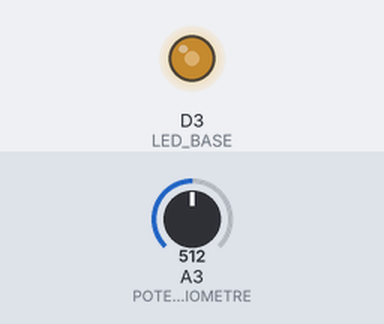
Recording of a program running on a simulated Arduino MKR. On the bench: output pins drawn as LEDs (lit = HIGH). The test bench sets the inputs (shaded band); at power-on: A3 (POTENTIOMETRE) = 512.

Above: at 1.2 s.
1.3 s: A3 (POTENTIOMETRE) set to 716
At 1.6 s:
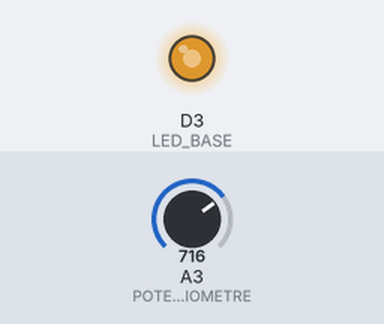
2.8 s: A3 (POTENTIOMETRE) set to 900
At 3.9 s:
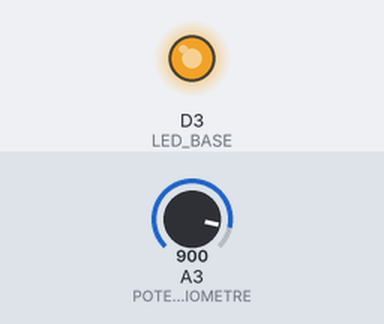
4.3 s: A3 (POTENTIOMETRE) set to 122
At 5.1 s:
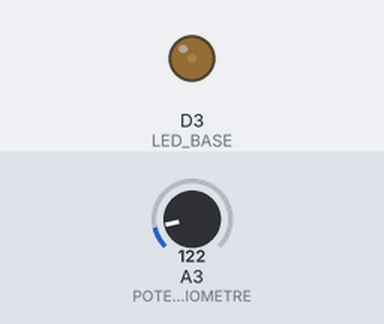
5.8 s: A3 (POTENTIOMETRE) set to 0
At 6.2 s:
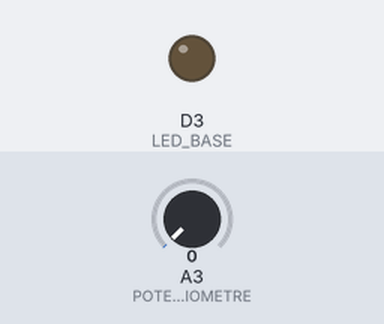
7.3 s: A3 (POTENTIOMETRE) set to 511
At 8.5 s:
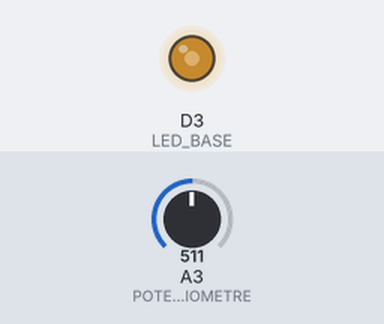
Timing chart, 0 to 9.8 s (numbered marks = the images above; inputs shaded):
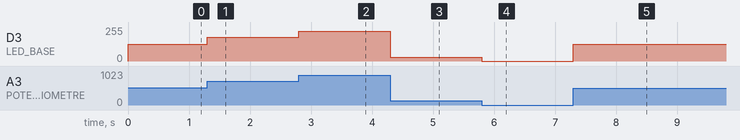

The program:

main.cpp
```cpp
/*
  Titre      : utilisation transistor
  Auteur     : Anis Aliouachene
  Date       : 24/02/2022
  Description: Intensite LED en utilisant 5V comme source d'alimentation aussi un transistor
  Version    : 0.0.1
*/

#include <Arduino.h>

// Declaration Constantes pour les broche
const int LED_BASE = 3;
const int POTENTIOMETRE = A3;

// Declaration des variables pour stocker la valeur lu sur potentiometre et la valeur apres la fonction map
int Intensite, Valeur;

void setup() {
  // Configuration des broches en mode INPUT et OUTPUT
  pinMode(POTENTIOMETRE, INPUT);
  pinMode(LED_BASE, OUTPUT);

}

void loop() {

    // Valuer lu sur le potentiometre
    Valeur = analogRead(POTENTIOMETRE);

    // Regle de trois a l'aide de la fonction map
    Intensite = map(Valeur,3,1023,0,255);

    // Allumage Led selon L'intensite entre 0 et 255
    analogWrite(LED_BASE, Intensite);

}
```

Measured:
- after the input at 1.3 s, D3 (LED_BASE): 127/255 → 178/255 at once
- after the input at 2.8 s, D3 (LED_BASE): 178/255 → 224/255 at once
- after the input at 4.3 s, D3 (LED_BASE): 224/255 → 29/255 at once
- after the input at 5.8 s, D3 (LED_BASE): 29/255 → 0/255 at once
- after the input at 7.3 s, D3 (LED_BASE): 0/255 → 127/255 at once
